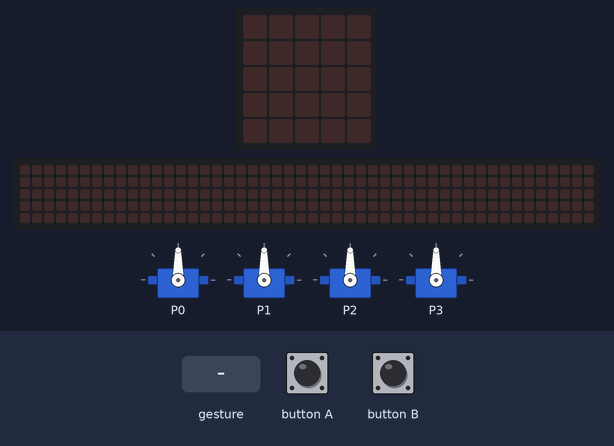
Recording of a program running on a simulated BBC micro:bit (MakeCode). Parts: 4 × servo, the board's 5×5 LED display, a strip that is not on the board, showing the scrolling text unrolled. The test bench sets the inputs (shaded band). A tilt is held for 1.5 s and a shake lasts 1 s, then the board lies face up again; the 48×5 strip is a reading aid, not a part: it shows the text the display is scrolling, unrolled, one strip-width of it at a time.

Above: at 1.2 s.
1.3 s: button A pressed for 0.15 s
At 3.92 s:
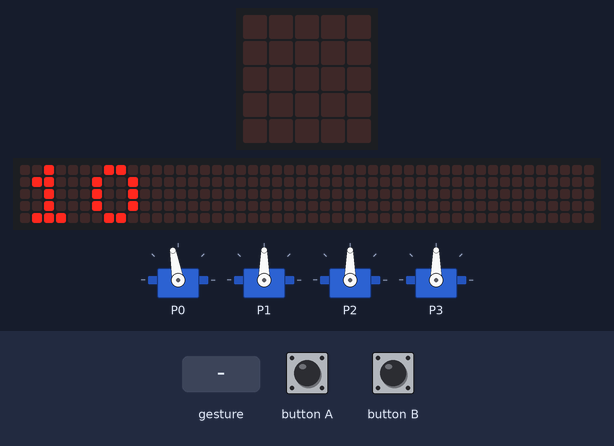
4.3 s: button B pressed for 0.15 s
At 4.82 s:
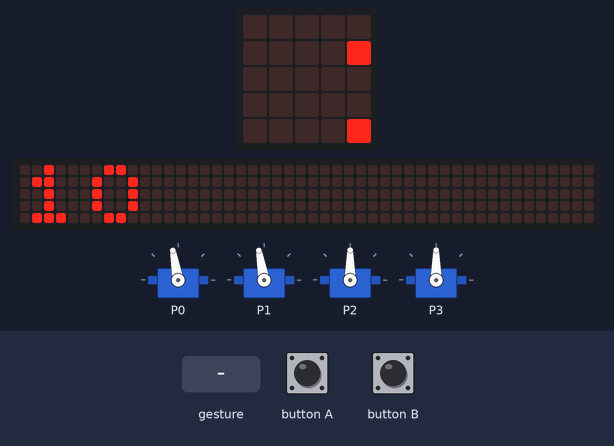
7.3 s: gesture 'tilt left'
At 8.3 s:
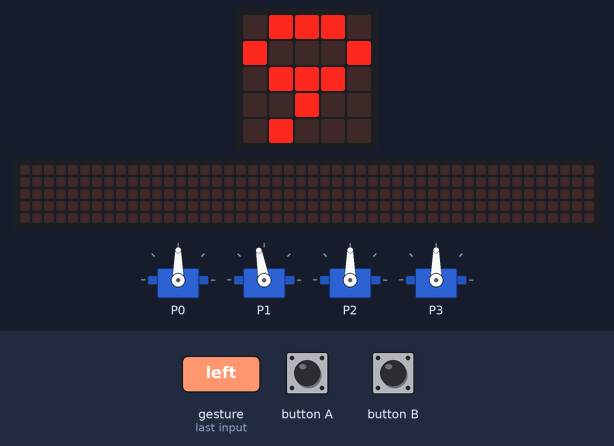
8.9 s: button B pressed for 0.15 s
At 11.52 s:
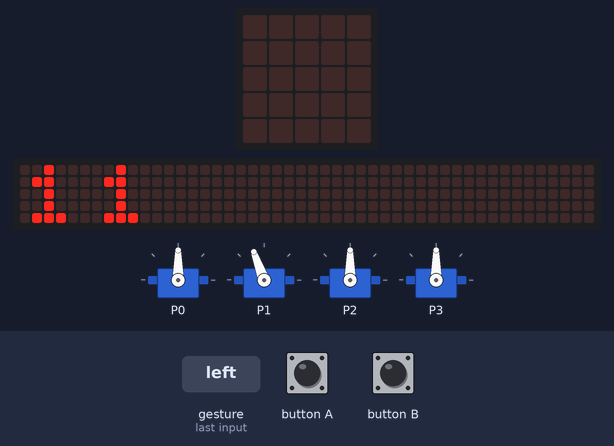
11.9 s: button B pressed for 0.15 s
At 14.52 s:
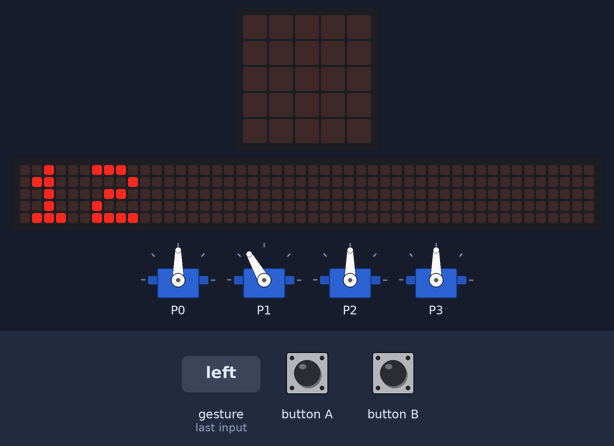
14.9 s: button A pressed for 0.15 s
At 18.6 s:
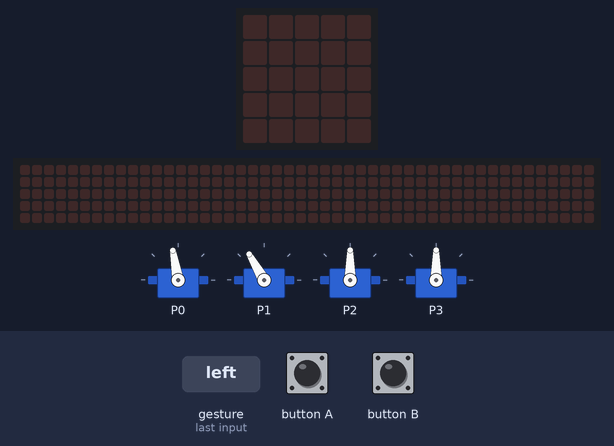
Timing chart, 0 to 18.9 s (numbered marks = the images above; inputs shaded):
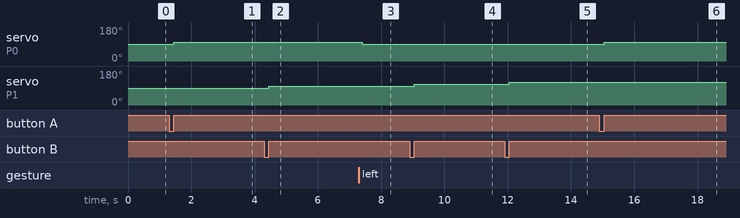

Measured:
- after the input at 1.3 s, servo on P0: 90° → 100° after 0.15 s; the display: changes after 0.15 s (image 1)
- after the input at 4.3 s, servo on P1: 90° → 100° after 0.15 s; the display: first changes after 0.15 s (image 2 shows a later state)
- after the input at 7.3 s, servo on P0: 100° → 90° after 0.10 s; the display: changes after 0.10 s (image 3)
- after the input at 8.9 s, servo on P1: 100° → 110° after 0.15 s; the display: first changes after 0.15 s (image 4 shows a later state)
- after the input at 11.9 s, servo on P1: 110° → 120° after 0.15 s; the display: changes after 0.15 s (image 5)
- after the input at 14.9 s, servo on P0: 90° → 100° after 0.15 s; the display: first changes after 0.15 s (image 6 shows a later state)
- what the display in image 1 shows lasts 0.5 s, from 3.7 s to 4.2 s

The program:

main.ts
```typescript
input.onGesture(Gesture.TiltRight, function () {
    if (y > 10) {
        y = y - 10
        pins.servoWritePin(AnalogPin.P1, y)
        basic.showNumber(y / 10)
    }
})
input.onButtonPressed(Button.A, function () {
    if (x < 180) {
        x = x + 10
        pins.servoWritePin(AnalogPin.P0, x)
        basic.showNumber(x / 10)
    }
})
input.onGesture(Gesture.TiltLeft, function () {
    if (x > 10) {
        x = x - 10
        pins.servoWritePin(AnalogPin.P0, x)
        basic.showNumber(x / 10)
    }
})
input.onButtonPressed(Button.B, function () {
    if (y < 180) {
        y = y + 10
        pins.servoWritePin(AnalogPin.P1, y)
        basic.showNumber(y / 10)
    }
})
let x = 0
let y = 0
pins.servoWritePin(AnalogPin.P0, 90)
pins.servoWritePin(AnalogPin.P1, 90)
pins.servoWritePin(AnalogPin.P2, 90)
pins.servoWritePin(AnalogPin.P3, 90)
y = 90
x = 90
```

test.ts
```typescript
// Hier kann man Tests durchführen; diese Datei wird nicht kompiliert, wenn dieses Paket als Erweiterung verwendet wird.
```
